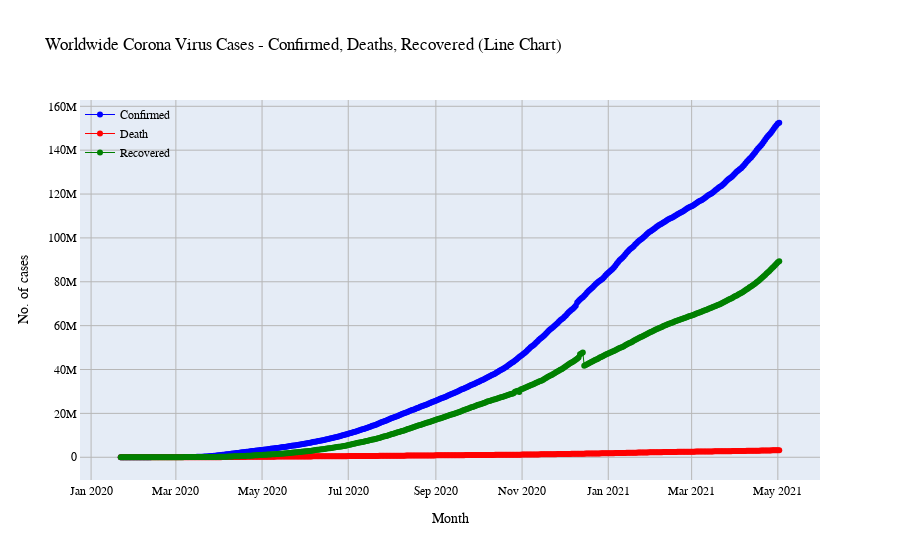

Source (notebook cell):
### Code cell
trace1 = go.Scatter(x = confirmed['ObservationDate'],
              y = confirmed['Confirmed'],
              name = 'Confirmed',
              mode='lines+markers',
              line=dict(color='blue', width=1))

trace2 = go.Scatter(x = deaths['ObservationDate'],
              y = deaths['Deaths'],
              name = 'Death',
              mode='lines+markers',
              line=dict(color='red', width=1))

trace3 = go.Scatter(x = recovered['ObservationDate'],
              y = recovered['Recovered'],
              name = 'Recovered',
              mode='lines+markers',
              line=dict(color='green', width=1))

layout = go.Layout(title = "Worldwide Corona Virus Cases - Confirmed, Deaths, Recovered (Line Chart)",
                  xaxis = dict(title='Month',zeroline= False,
                         gridcolor='rgb(183,183,183)',showline=True),
                  yaxis = dict(title='No. of cases',zeroline= False,
                            gridcolor='rgb(183,183,183)',showline=True),
                  font = dict(family='Courier New, monospace', size=12, color='rgb(0,0,0)'),
                  legend=dict(x=0, y=1.0, bgcolor='rgba(255, 255, 255, 0)', bordercolor='rgba(255, 255, 255, 0)'),
)

data = [trace1, trace2, trace3]
fig = go.Figure(data = data, layout = layout)
iplot(fig)

### Figure 1 — Plotly figure (JSON) as saved in the notebook; plotly's stock layout.template omitted (floating-point values rounded to 4 significant figures; data arrays with more than 128 entries replaced by an {"elided": "..."} marker saying what was removed)
{"data": [{"line": {"color": "blue", "width": 1}, "mode": "lines+markers", "name": "Confirmed", "type": "scatter", "x": {"elided": "467 str values"}, "y": {"elided": "467 int values"}}, {"line": {"color": "red", "width": 1}, "mode": "lines+markers", "name": "Death", "type": "scatter", "x": {"elided": "467 str values"}, "y": {"elided": "467 int values"}}, {"line": {"color": "green", "width": 1}, "mode": "lines+markers", "name": "Recovered", "type": "scatter", "x": {"elided": "467 str values"}, "y": {"elided": "467 int values"}}], "layout": {"font": {"color": "rgb(0,0,0)", "family": "Courier New, monospace", "size": 12}, "legend": {"bgcolor": "rgba(255, 255, 255, 0)", "bordercolor": "rgba(255, 255, 255, 0)", "x": 0, "y": 1}, "title": {"text": "Worldwide Corona Virus Cases - Confirmed, Deaths, Recovered (Line Chart)"}, "xaxis": {"gridcolor": "rgb(183,183,183)", "showline": true, "title": {"text": "Month"}, "zeroline": false}, "yaxis": {"gridcolor": "rgb(183,183,183)", "showline": true, "title": {"text": "No. of cases"}, "zeroline": false}}}
